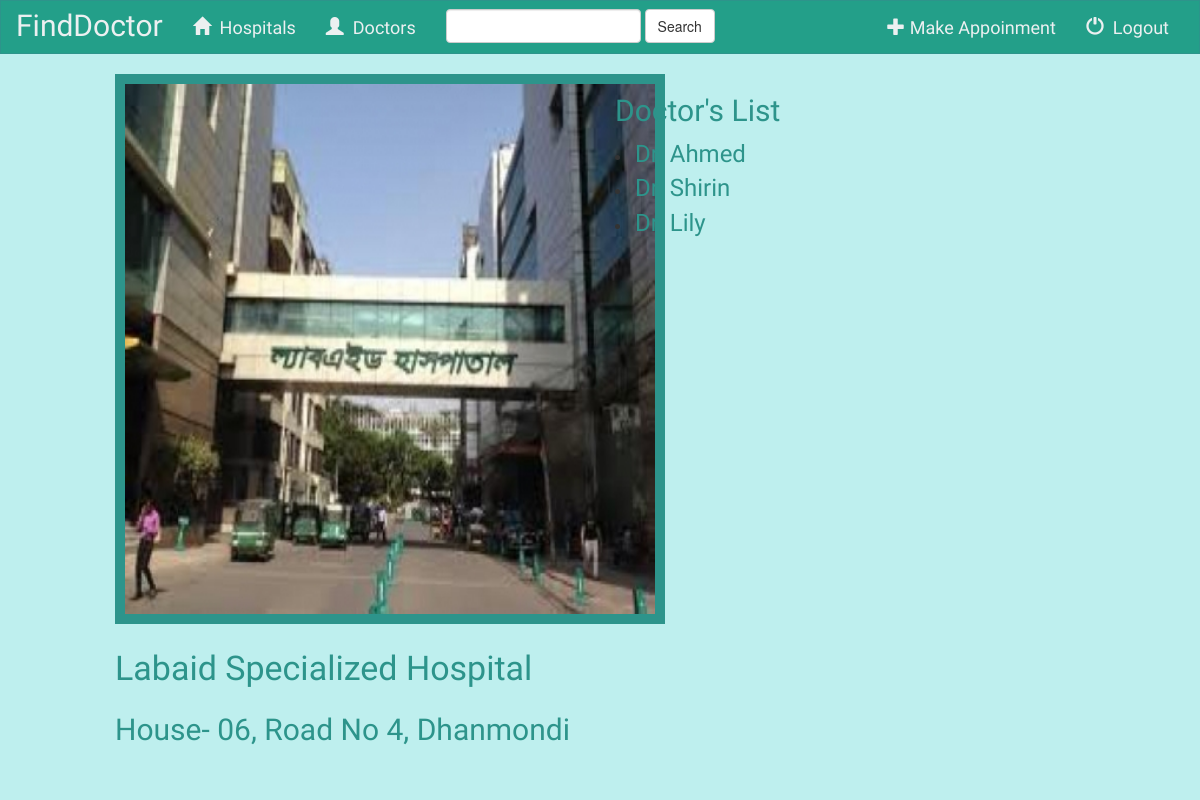
Screenshot of /hospitals/5/ with the database file from the repository.
### hms/models.py (models this page shows, shortened)
class Hospital(models.Model):
    hospital_name = models.CharField(max_length=500)
    area = models.CharField(max_length=100)
    address = models.CharField(max_length=500)
    image = models.FileField()

class Doctor(models.Model):
    HEALTH_ISSUES = (
        ('chest pain', 'chest pain'),
        ('suffocation', 'suffocation'),
        ('stomachache', 'stomachache'),
        ('toothache', 'toothache'),
        ('fever', 'fever'),
        ('allergy', 'allergy'),
        ('std', 'std'),
        ('constipation', 'constipation'),
        ('diarrhea', 'diarrhea'),
        ('dysentery', 'dysentery'),
        ('ulcer', 'ulcer'),
        ('child disease', 'child disease'),
        ('gastric', 'gastric'),
        ('marital issues', 'marital issues'),
        ('headache', 'headache'),
        ('mental condition', 'mental condition'),
        ('broken bone', 'broken bone'),
        ('fracture', 'fracture'),
        ('stroke', 'stroke'),
        ('nervous problems', 'nervous problems'),
        ('seizure', 'seizure'),
        ('swallowing', 'swallowing'),
    )
    SPECIALIZATION = (
        ('Cardiologist', 'Cardiologist'),
        ('Medicine', 'Medicine'),
        ('Dermatologist', 'Dermatologist'),
        ('Pediatrician', 'Pediatrician'),
        ('Gastroenterologist', 'Gastroenterologist'),
        ('Gynecologist', 'Gynecologist'),
        ('Neurologist', 'Neurologist'),
        ('Orthopedic', 'Orthopedic'),
        ('Psychiatrist', 'Psychiatrist'),
        ('Dentist', 'Dentist'),
    )
    name = models.CharField(max_length=200)
    hospital = models.ForeignKey(Hospital)
    speciality = models.CharField(max_length=50,choices=SPECIALIZATION)
    health_issue = MultiSelectField(max_length=500,choices=HEALTH_ISSUES)
    dp = models.FileField()

### hms/views.py (the view)
# urls.py: url(r'^hospitals/(?P<pk>[0-9]+)/$', views.hospital_details, name='hospital_details'),
def hospital_details(request,pk):
    hospital = get_object_or_404(Hospital, pk=pk)
    return render(request,'hms/hospital_details.html', {'hospital': hospital})

### hms/templates/hms/hospital_details.html (shortened to what this page needs)
{% extends 'hms/index.html' %}
{% block body %}
<html lang="en">
<head>
    {% load staticfiles %}
    <link rel="stylesheet" type="text/css" href="{% static 'hms/back.css' %}"/>
</head>
<body>
    <div class="container-fluid">
        <div class="row">
            <div class="col-xs-offset-1 col-md-5">
                <div class="relative">
                    <img src="{{ hospital.image.url }}" width="550" height="550" style="border:10px solid #2d948b">
                    <br>
                    <br>
                    <a style="font-family:El Messiri; font-size:34px; color:#2d948b;" href="">{{hospital.hospital_name}}</a>
                    <h2 style="font-family:El Messiri; color:#2d948b;">{{hospital.address}}</h2><br>
                </div>
            </div>
            <div class="col-md-5">
                <h2 style="font-family:El Messiri; color:#2d948b;">Doctor's List</h2>
                {% for i in hospital.doctor_set.all %}
                    <li><a style="font-family:El Messiri;font-size:24px;color:#2d948b;" href="{% url 'hms:hospital_doctors' i.hospital.pk i.id %}">{{ i.name }}</a></li>
                {% endfor %}
            </div>
        </div>
    </div>
</body>
</html>
{% endblock %}

### hms/static/hms/back.css (style rules this page uses)
body { background: #beefee; }

### rows the page displays
Hospital: image (picture), hospital_name "Labaid Specialized Hospital", address "House- 06, Road No 4, Dhanmondi"
Doctor: name "Dr. Ahmed"
Doctor: name "Dr. Shirin"
Doctor: name "Dr. Lily"
